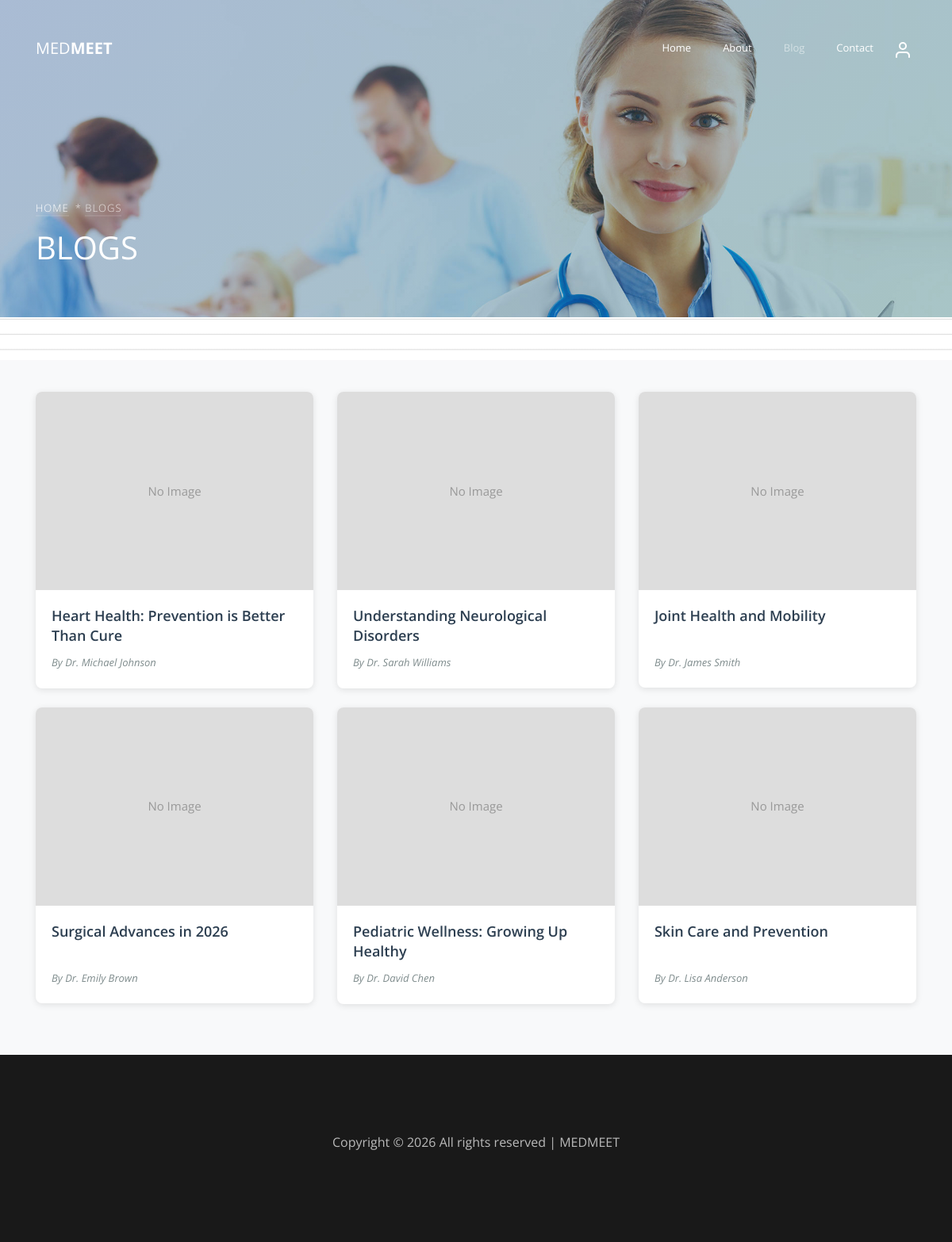
/frontendmed/Blog_med/, run on the app's committed database.
### medapp/models.py (models this page shows)
class Blog_DB(models.Model):
    Btitle = models.CharField(max_length=100,null=True,blank=True)
    Bimage = models.ImageField(upload_to='Blog Image',null=True,blank=True)
    Bcontent = models.TextField(max_length=300,null=True,blank=True)
    Bwriter = models.CharField(max_length=100,null=True,blank=True)

### MedMeet/views.py (the view)
# urls.py: path('Blog_med/',views.Blog_med, name='Blog_med'),
def Blog_med(re):
    blog_profile=Blog_DB.objects.all()
    return render(re,'blogs.html',{'blog_profile':blog_profile})

### MedMeet/templates/blogs.html (shortened to what this page needs)
<!DOCTYPE html>
{% load static %}
<html lang="en">
<head>
    <link rel="stylesheet" href="{% static 'adminfront/css/open-iconic-bootstrap.min.css' %}">
    <link rel="stylesheet" href="{% static 'adminfront/css/animate.css' %}">
    <link rel="stylesheet" href="{% static 'adminfront/css/owl.carousel.min.css' %}">
    <link rel="stylesheet" href="{% static 'adminfront/css/owl.theme.default.min.css' %}">
    <link rel="stylesheet" href="{% static 'adminfront/css/magnific-popup.css' %}">
    <link rel="stylesheet" href="{% static 'adminfront/css/aos.css' %}">
    <link rel="stylesheet" href="{% static 'adminfront/css/ionicons.min.css' %}">
    <link rel="stylesheet" href="{% static 'adminfront/css/bootstrap-datepicker.css' %}">
    <link rel="stylesheet" href="{% static 'adminfront/css/jquery.timepicker.css' %}">
    <link rel="stylesheet" href="{% static 'adminfront/css/flaticon.css' %}">
    <link rel="stylesheet" href="{% static 'adminfront/css/icomoon.css' %}">
    <link rel="stylesheet" href="{% static 'adminfront/css/style.css' %}">
</head>
<body style=" width: 100%; height: 100%; background-image: linear-gradient(#ffffff 1.1rem, #ccc 1.2rem); background-size: 100% 1.2rem;">
    <nav class="navbar navbar-expand-lg navbar-dark ftco_navbar bg-dark ftco-navbar-light" id="ftco-navbar">
        <div class="container">
            <a class="navbar-brand" href="{% url 'Med_Meet' %}">MED<span>MEET</span></a>
            <div class="collapse navbar-collapse" id="ftco-nav">
                <ul class="navbar-nav ml-auto">
                    <li class="nav-item "><a href="{% url 'Med_Meet' %}" class="nav-link">Home</a></li>
                    <li class="nav-item "><a href="{% url 'About_med' %}" class="nav-link">About</a></li>
                    <li class="nav-item active "><a href="{% url 'Blog_med' %}" class="nav-link">Blog</a></li>
                    <li class="nav-item"><a href="{% url 'Contacts_med' %}" class="nav-link">Contact</a></li>
                </ul>
                <ul class="custom-navbar-cta navbar-nav mb-2 mb-md-0 ms-5">
                    <li><a class="nav-link" href="#"><img src="{% static 'adminfront/images/user.svg' %}"></a></li>
                </ul>
            </div>
        </div>
    </nav>
    <section class="home-slider owl-carousel">
        <div class="slider-item bread-item" style="background-image: url('{% static 'adminfront/images/bg_1.jpg' %}');"
            data-stellar-background-ratio="0.5">
            <div class="overlay"></div>
            <div class="container" data-scrollax-parent="true">
                <div class="row slider-text align-items-end">
                    <div class="col-md-7 col-sm-12 ftco-animate mb-5">
                        <p class="breadcrumbs" data-scrollax=" properties: { translateY: '70%', opacity: 1.6}"><span
                                class="mr-2"><a href="{% url 'Med_Meet' %}">Home</a></span>* <span>Blogs</span></p>
                        <h1 class="mb-3" data-scrollax=" properties: { translateY: '70%', opacity: .9}">BLOGS</h1>
                    </div>
                </div>
            </div>
        </div>
    </section><br><br>
<section>
    <div class="blog-section">
        <div class="container">
            <div class="row">
                {% for blogs in blog_profile %}
                <div class="col-12 col-sm-6 col-lg-4 mb-4">
                    <div class="post-entry">
                        <a href="{% url 'Blog1_med' blogs1_id=blogs.id %}" class="post-thumbnail">
                            {% if blogs.Bimage %}
                            <img src="{{blogs.Bimage.url}}" alt="{{ blogs.Btitle }}" />
                            {% else %}
                            <div style="width: 100%; height: 100%; background-color: #ddd; display: flex; align-items: center; justify-content: center; color: #999;">No Image</div>
                            {% endif %}
                        </a>
                        <div class="post-content-entry">
                            <h3>{{blogs.Btitle}}</h3>
                            <div class="meta">
                                <span>By {{blogs.Bwriter}}</span>
                            </div>
                        </div>
                    </div>
                </div>
                {% endfor %}
            </div>
        </div>
    </div>
</section>
    <footer class="ftco-footer ftco-bg-dark ftco-section">
        <div class="container">
            <div class="row">
                <div class="col-md-12 text-center">
                    <p>
                        Copyright &copy;
                        <script>document.write(new Date().getFullYear());</script> All rights reserved | MEDMEET
                    </p>
                </div>
            </div>
        </div>
    </footer>
</body>
</html>

### MedMeet/templates/blogs.html (style rules this page uses)
.blog-section { background-color: #f8f9fa; padding: 40px 0; }
.post-entry { background: white; border-radius: 8px; overflow: hidden; transition: all 0.3s ease; box-shadow: 0 2px 8px rgba(0, 0, 0, 0.1); }
.post-thumbnail { display: block; width: 100%; height: 250px; overflow: hidden; background-color: #e9ecef; }
.post-content-entry { padding: 20px; }
.post-content-entry h3 { font-size: 18px; font-weight: 600; margin-bottom: 10px; color: #2c3e50; line-height: 1.4; min-height: 50px; }
.post-content-entry .meta { font-size: 13px; color: #7f8c8d; font-style: italic; }

### data on the page
Blog_DB: Bimage "No Image", Btitle "Heart Health: Prevention is Better Than Cure", Bwriter "Dr. Michael Johnson"
Blog_DB: Bimage "No Image", Btitle "Understanding Neurological Disorders", Bwriter "Dr. Sarah Williams"
Blog_DB: Bimage "No Image", Btitle "Joint Health and Mobility", Bwriter "Dr. James Smith"
Blog_DB: Bimage "No Image", Btitle "Surgical Advances in 2026", Bwriter "Dr. Emily Brown"
Blog_DB: Bimage "No Image", Btitle "Pediatric Wellness: Growing Up Healthy", Bwriter "Dr. David Chen"
Blog_DB: Bimage "No Image", Btitle "Skin Care and Prevention", Bwriter "Dr. Lisa Anderson"
